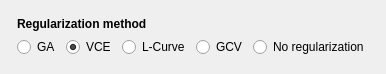
              <widget class="QWidget" name="page_3">
               <property name="geometry">
                <rect>
                 <x>0</x>
                 <y>0</y>
                 <width>311</width>
                 <height>68</height>
                </rect>
               </property>
               <attribute name="label">
                <string>Regularization</string>
               </attribute>
               <layout class="QVBoxLayout" name="verticalLayout_18">
                <item>
                 <layout class="QVBoxLayout" name="verticalLayout_16">
                  <property name="leftMargin">
                   <number>6</number>
                  </property>
                  <property name="topMargin">
                   <number>6</number>
                  </property>
                  <property name="rightMargin">
                   <number>6</number>
                  </property>
                  <property name="bottomMargin">
                   <number>6</number>
                  </property>
                  <item>
                   <widget class="QLabel" name="label_20">
                    <property name="font">
                     <font>
                      <weight>75</weight>
                      <italic>false</italic>
                      <bold>true</bold>
                     </font>
                    </property>
                    <property name="text">
                     <string>Regularization method</string>
                    </property>
                   </widget>
                  </item>
                  <item>
                   <layout class="QHBoxLayout" name="horizontalLayout_13">
                    <item>
                     <widget class="QRadioButton" name="rb_id019">
                      <property name="text">
                       <string>GA</string>
                      </property>
                      <attribute name="buttonGroup">
                       <string notr="true">buttonGroup_8</string>
                      </attribute>
                     </widget>
                    </item>
                    <item>
                     <widget class="QRadioButton" name="rb_id020">
                      <property name="text">
                       <string>VCE</string>
                      </property>
                      <property name="checked">
                       <bool>true</bool>
                      </property>
                      <attribute name="buttonGroup">
                       <string notr="true">buttonGroup_8</string>
                      </attribute>
                     </widget>
                    </item>
                    <item>
                     <widget class="QRadioButton" name="rb_id021">
                      <property name="enabled">
                       <bool>true</bool>
                      </property>
                      <property name="toolTip">
                       <string>Requires MATLAB</string>
                      </property>
                      <property name="text">
                       <string>L-Curve</string>
                      </property>
                      <property name="checkable">
                       <bool>true</bool>
                      </property>
                      <attribute name="buttonGroup">
                       <string notr="true">buttonGroup_8</string>
                      </attribute>
                     </widget>
                    </item>
                    <item>
                     <widget class="QRadioButton" name="rb_id022">
                      <property name="enabled">
                       <bool>true</bool>
                      </property>
                      <property name="toolTip">
                       <string>Requires MATLAB</string>
                      </property>
                      <property name="text">
                       <string>GCV</string>
                      </property>
                      <property name="checkable">
                       <bool>true</bool>
                      </property>
                      <attribute name="buttonGroup">
                       <string notr="true">buttonGroup_8</string>
                      </attribute>
                     </widget>
                    </item>
                    <item>
                     <widget class="QRadioButton" name="rb_id023">
                      <property name="text">
                       <string>No regularization</string>
                      </property>
                      <attribute name="buttonGroup">
                       <string notr="true">buttonGroup_8</string>
                      </attribute>
                     </widget>
                    </item>
                    <item>
                     <spacer name="horizontalSpacer_4">
                      <property name="orientation">
                       <enum>Qt::Horizontal</enum>
                      </property>
                      <property name="sizeHint" stdset="0">
                       <size>
                        <width>40</width>
                        <height>20</height>
                       </size>
                      </property>
                     </spacer>
                    </item>
                   </layout>
                  </item>
                  <item>
                   <spacer name="verticalSpacer_4">
                    <property name="orientation">
                     <enum>Qt::Vertical</enum>
                    </property>
                    <property name="sizeHint" stdset="0">
                     <size>
                      <width>20</width>
                      <height>40</height>
                     </size>
                    </property>
                   </spacer>
                  </item>
                 </layout>
                </item>
               </layout>
              </widget>
